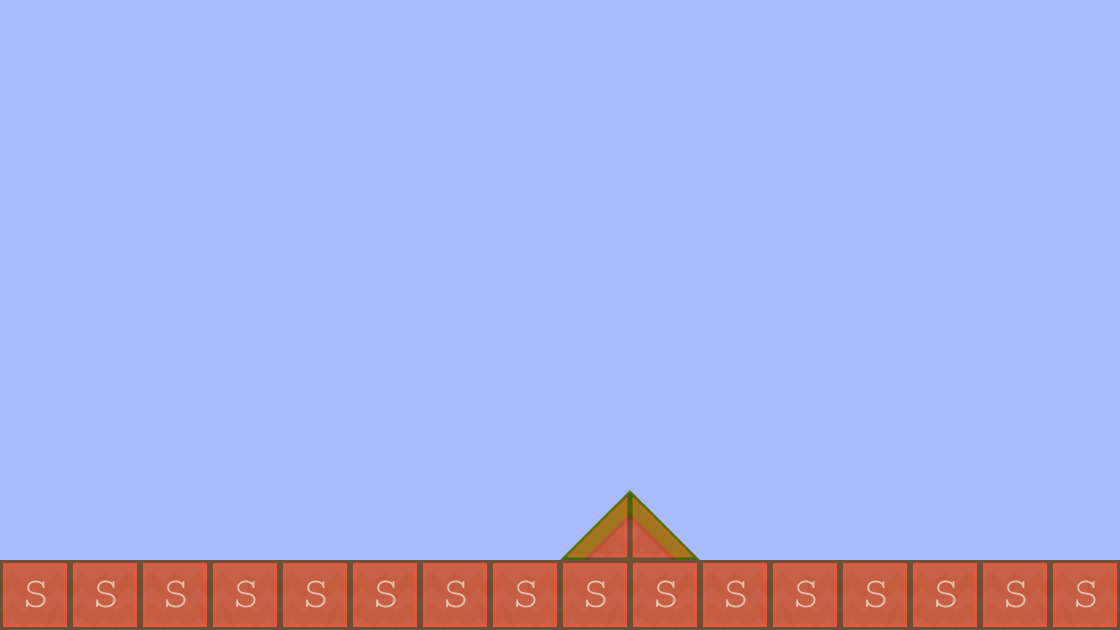

A level layout from a 2D game, rendered from its tile map. Below: a short description, then the map file with tile-grid data replaced by summaries:
An orthogonal 16x9 tile map with 70x70 px tiles, 2 tile layers (background1, collision), 2 tilesets and 2 objects (EnemyBase, PlayerBase).

<map version="1.0" orientation="orthogonal" width="16" height="9" tilewidth="70" tileheight="70" backgroundcolor="#aabaff">
 <tileset firstgid="1" name="background-tiles" tilewidth="70" tileheight="70">
  <image source="../img/background-tiles.png" width="910" height="910" />
 </tileset>
 <tileset firstgid="170" name="meta-tiles" tilewidth="70" tileheight="70">
  <image source="../img/meta-tiles.png" width="350" height="70" />
  <tile id="1">
   <properties>
    <property name="type" value="lslope" />
   </properties>
  </tile>
  <tile id="3">
   <properties>
    <property name="slope" value="rslope" />
   </properties>
  </tile>
  <tile id="4">
   <properties>
    <property name="type" value="solid" />
   </properties>
  </tile>
 </tileset>
 <layer name="background1" width="16" height="9">
  <data>[144 cells, 18 non-empty, 3 distinct tile ids]</data>
 </layer>
 <layer name="collision" width="16" height="9" opacity="0.46">
  <data>[144 cells, 18 non-empty, 3 distinct tile ids]</data>
 </layer>
 <objectgroup name="BaseEntities" width="0" height="0">
  <object name="EnemyBase" x="980" y="422" width="68" height="134" />
  <object name="PlayerBase" x="72" y="416" width="66" height="140" />
 </objectgroup>
</map>
